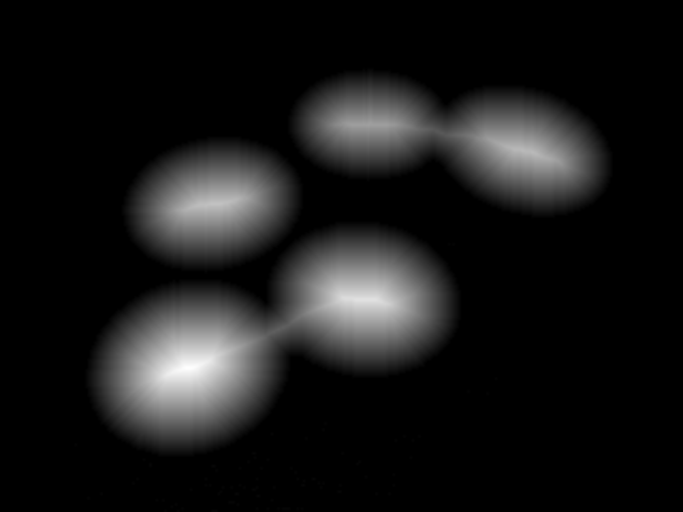
#> input picture Data602/Week8/images.for.lesson.8/circles.png, 683 x 512 px
$ python HW8.py   (Python 2 division)   (older library calls are emulated)
#> lines starting #> are read from the running program, lines starting #| are printed output that depends on the picture
import scipy.misc as misc
from PIL import Image
import mahotas as mh

circlesimg = misc.imread('./images.for.lesson.8/circles.png')
#> circlesimg is the input picture: shape (512, 683); min 0, max 254, mean 24.1
objectsimg = misc.imread('./images.for.lesson.8/objects.png')
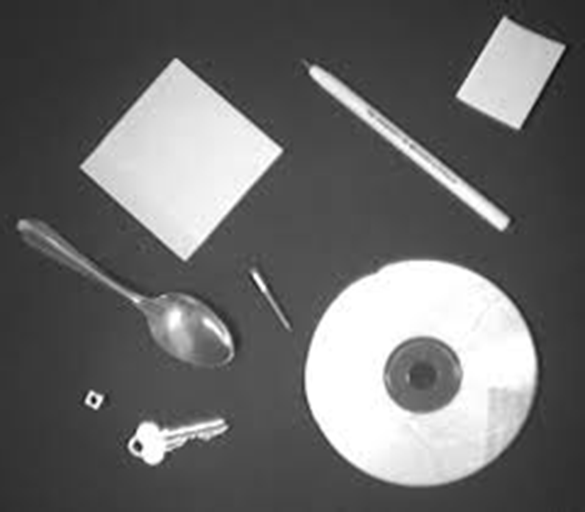
#> input picture Data602/Week8/images.for.lesson.8/objects.png, 585 x 512 px
#> objectsimg is the input picture: shape (512, 585, 3); min 6, max 255, mean 106.8
peppersimg = misc.imread('./images.for.lesson.8/peppers.png')
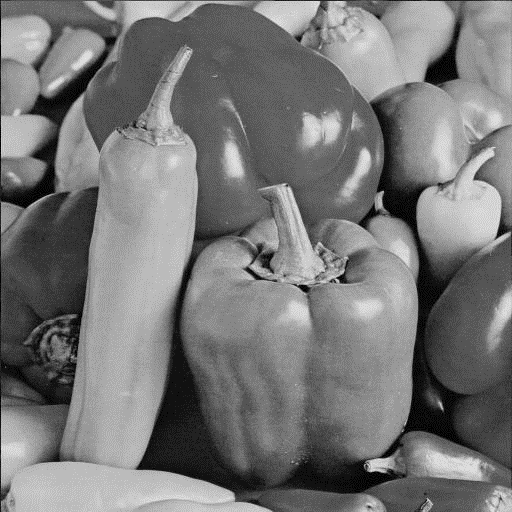
#> input picture Data602/Week8/images.for.lesson.8/peppers.png, 512 x 512 px
#> peppersimg is the input picture: shape (512, 512, 4); mean R, G, B, A 119.3, 119.3, 119.3, 255

#img = Image.open('./images.for.lesson.8/circles.png')
#img.show()


def circles():
    thres = mh.otsu(circlesimg)
    circlesTress = (circlesimg > thres)
    circlesGau = mh.gaussian_filter(circlesTress, 25)
    circlesRegmx = mh.regmax(circlesGau)
    labels, nrObj = mh.label(circlesRegmx)
    nh, TotalCircles = mh.label(circlesRegmx)
    print "Total Circles"
    print TotalCircles

    centers = mh.center_of_mass(circlesimg, labels)[1:]
    print "The centers of mass for circle are located"
    print centers

#circles()


def objects():
#> (the run stopped early here; a loop or call above may not have finished)
